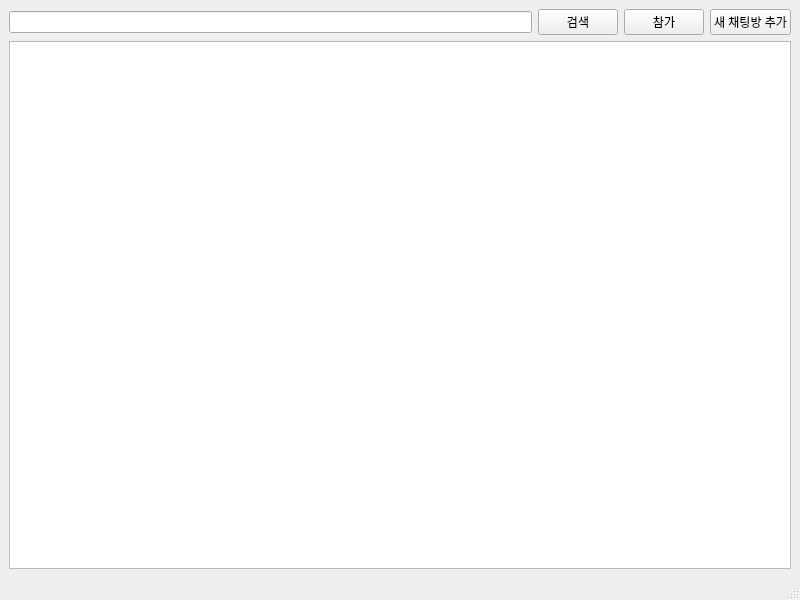
<?xml version="1.0" encoding="UTF-8"?>
<ui version="4.0">
 <class>MainWindow</class>
 <widget class="QMainWindow" name="MainWindow">
  <property name="geometry">
   <rect>
    <x>0</x>
    <y>0</y>
    <width>800</width>
    <height>600</height>
   </rect>
  </property>
  <property name="windowTitle">
   <string>사용자 메인 화면</string>
  </property>
  <widget class="QWidget" name="centralwidget">
   <layout class="QVBoxLayout" name="verticalLayout">
    <item>
     <layout class="QHBoxLayout" name="horizontalLayout">
      <item>
       <widget class="QLineEdit" name="searchEdit"/>
      </item>
      <item>
       <widget class="QPushButton" name="searchButton">
        <property name="text">
         <string>검색</string>
        </property>
       </widget>
      </item>
      <item>
       <widget class="QPushButton" name="joinButton">
        <property name="text">
         <string>참가</string>
        </property>
       </widget>
      </item>
      <item>
       <widget class="QPushButton" name="addButton">
        <property name="text">
         <string>새 채팅방 추가</string>
        </property>
       </widget>
      </item>
     </layout>
    </item>
    <item>
     <widget class="QTableView" name="tableView"/>
    </item>
   </layout>
  </widget>
  <widget class="QMenuBar" name="menubar">
   <property name="geometry">
    <rect>
     <x>0</x>
     <y>0</y>
     <width>800</width>
     <height>22</height>
    </rect>
   </property>
  </widget>
  <widget class="QStatusBar" name="statusbar"/>
 </widget>
 <resources/>
 <connections/>
</ui>
